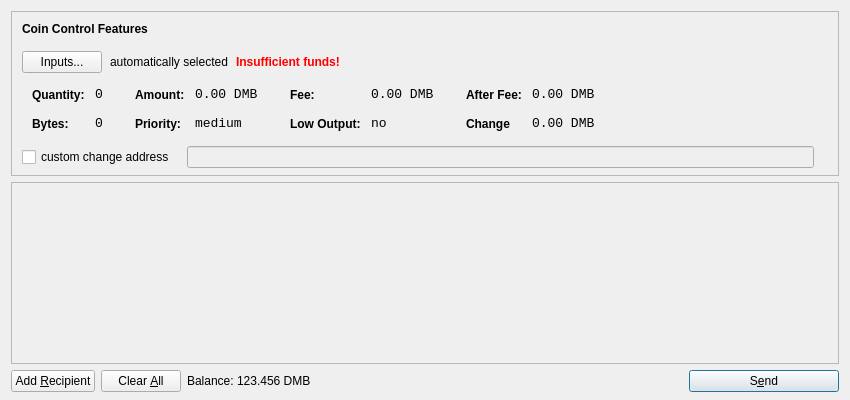
<?xml version="1.0" encoding="UTF-8"?>
<ui version="4.0">
 <class>SendCoinsDialog</class>
 <widget class="QDialog" name="SendCoinsDialog">
  <property name="geometry">
   <rect>
    <x>0</x>
    <y>0</y>
    <width>850</width>
    <height>400</height>
   </rect>
  </property>
  <property name="windowTitle">
   <string>Send Coins</string>
  </property>
  <layout class="QVBoxLayout" name="verticalLayout" stretch="0,1,0">
   <property name="bottomMargin">
    <number>8</number>
   </property>
   <item>
    <widget class="QFrame" name="frameCoinControl">
     <property name="sizePolicy">
      <sizepolicy hsizetype="Expanding" vsizetype="Expanding">
       <horstretch>0</horstretch>
       <verstretch>0</verstretch>
      </sizepolicy>
     </property>
     <property name="maximumSize">
      <size>
       <width>16777215</width>
       <height>16777215</height>
      </size>
     </property>
     <property name="frameShape">
      <enum>QFrame::StyledPanel</enum>
     </property>
     <property name="frameShadow">
      <enum>QFrame::Sunken</enum>
     </property>
     <layout class="QVBoxLayout" name="verticalLayoutCoinControl2">
      <property name="spacing">
       <number>-1</number>
      </property>
      <property name="leftMargin">
       <number>0</number>
      </property>
      <property name="topMargin">
       <number>0</number>
      </property>
      <property name="rightMargin">
       <number>0</number>
      </property>
      <property name="bottomMargin">
       <number>6</number>
      </property>
      <item>
       <layout class="QVBoxLayout" name="verticalLayoutCoinControl" stretch="0,0,0,0,1">
        <property name="spacing">
         <number>0</number>
        </property>
        <property name="leftMargin">
         <number>10</number>
        </property>
        <property name="topMargin">
         <number>10</number>
        </property>
        <item>
         <layout class="QHBoxLayout" name="horizontalLayoutCoinControl1">
          <property name="bottomMargin">
           <number>15</number>
          </property>
          <item>
           <widget class="QLabel" name="labelCoinControlFeatures">
            <property name="sizePolicy">
             <sizepolicy hsizetype="Preferred" vsizetype="Maximum">
              <horstretch>0</horstretch>
              <verstretch>0</verstretch>
             </sizepolicy>
            </property>
            <property name="font">
             <font>
              <weight>75</weight>
              <bold>true</bold>
             </font>
            </property>
            <property name="styleSheet">
             <string notr="true">font-weight:bold;</string>
            </property>
            <property name="text">
             <string>Coin Control Features</string>
            </property>
           </widget>
          </item>
         </layout>
        </item>
        <item>
         <layout class="QHBoxLayout" name="horizontalLayoutCoinControl2" stretch="0,0,0,0">
          <property name="spacing">
           <number>8</number>
          </property>
          <property name="bottomMargin">
           <number>10</number>
          </property>
          <item>
           <widget class="QPushButton" name="pushButtonCoinControl">
            <property name="styleSheet">
             <string notr="true"/>
            </property>
            <property name="text">
             <string>Inputs...</string>
            </property>
           </widget>
          </item>
          <item>
           <widget class="QLabel" name="labelCoinControlAutomaticallySelected">
            <property name="text">
             <string>automatically selected</string>
            </property>
            <property name="margin">
             <number>5</number>
            </property>
           </widget>
          </item>
          <item>
           <widget class="QLabel" name="labelCoinControlInsuffFunds">
            <property name="font">
             <font>
              <weight>75</weight>
              <bold>true</bold>
             </font>
            </property>
            <property name="styleSheet">
             <string notr="true">color:red;font-weight:bold;</string>
            </property>
            <property name="text">
             <string>Insufficient funds!</string>
            </property>
            <property name="margin">
             <number>5</number>
            </property>
           </widget>
          </item>
          <item>
           <spacer name="horizontalSpacerCoinControl">
            <property name="orientation">
             <enum>Qt::Horizontal</enum>
            </property>
            <property name="sizeHint" stdset="0">
             <size>
              <width>40</width>
              <height>1</height>
             </size>
            </property>
           </spacer>
          </item>
         </layout>
        </item>
        <item>
         <widget class="QWidget" name="widgetCoinControl" native="true">
          <property name="sizePolicy">
           <sizepolicy hsizetype="Preferred" vsizetype="Preferred">
            <horstretch>0</horstretch>
            <verstretch>0</verstretch>
           </sizepolicy>
          </property>
          <property name="minimumSize">
           <size>
            <width>0</width>
            <height>0</height>
           </size>
          </property>
          <property name="styleSheet">
           <string notr="true"/>
          </property>
          <layout class="QHBoxLayout" name="horizontalLayoutCoinControl5">
           <property name="margin">
            <number>0</number>
           </property>
           <item>
            <layout class="QHBoxLayout" name="horizontalLayoutCoinControl3" stretch="0,0,0,1">
             <property name="spacing">
              <number>20</number>
             </property>
             <property name="topMargin">
              <number>0</number>
             </property>
             <property name="bottomMargin">
              <number>10</number>
             </property>
             <item>
              <layout class="QFormLayout" name="formLayoutCoinControl1">
               <property name="horizontalSpacing">
                <number>10</number>
               </property>
               <property name="verticalSpacing">
                <number>14</number>
               </property>
               <property name="leftMargin">
                <number>10</number>
               </property>
               <property name="topMargin">
                <number>4</number>
               </property>
               <property name="rightMargin">
                <number>6</number>
               </property>
               <item row="0" column="0">
                <widget class="QLabel" name="labelCoinControlQuantityText">
                 <property name="styleSheet">
                  <string notr="true">font-weight:bold;</string>
                 </property>
                 <property name="text">
                  <string>Quantity:</string>
                 </property>
                 <property name="margin">
                  <number>0</number>
                 </property>
                </widget>
               </item>
               <item row="0" column="1">
                <widget class="QLabel" name="labelCoinControlQuantity">
                 <property name="font">
                  <font>
                   <family>Monospace</family>
                   <pointsize>10</pointsize>
                  </font>
                 </property>
                 <property name="cursor">
                  <cursorShape>IBeamCursor</cursorShape>
                 </property>
                 <property name="contextMenuPolicy">
                  <enum>Qt::ActionsContextMenu</enum>
                 </property>
                 <property name="text">
                  <string>0</string>
                 </property>
                 <property name="margin">
                  <number>0</number>
                 </property>
                 <property name="textInteractionFlags">
                  <set>Qt::LinksAccessibleByMouse|Qt::TextSelectableByKeyboard|Qt::TextSelectableByMouse</set>
                 </property>
                </widget>
               </item>
               <item row="1" column="0">
                <widget class="QLabel" name="labelCoinControlBytesText">
                 <property name="styleSheet">
                  <string notr="true">font-weight:bold;</string>
                 </property>
                 <property name="text">
                  <string>Bytes:</string>
                 </property>
                </widget>
               </item>
               <item row="1" column="1">
                <widget class="QLabel" name="labelCoinControlBytes">
                 <property name="font">
                  <font>
                   <family>Monospace</family>
                   <pointsize>10</pointsize>
                  </font>
                 </property>
                 <property name="cursor">
                  <cursorShape>IBeamCursor</cursorShape>
                 </property>
                 <property name="contextMenuPolicy">
                  <enum>Qt::ActionsContextMenu</enum>
                 </property>
                 <property name="text">
                  <string>0</string>
                 </property>
                 <property name="textInteractionFlags">
                  <set>Qt::LinksAccessibleByMouse|Qt::TextSelectableByKeyboard|Qt::TextSelectableByMouse</set>
                 </property>
                </widget>
               </item>
              </layout>
             </item>
             <item>
              <layout class="QFormLayout" name="formLayoutCoinControl2">
               <property name="horizontalSpacing">
                <number>10</number>
               </property>
               <property name="verticalSpacing">
                <number>14</number>
               </property>
               <property name="leftMargin">
                <number>6</number>
               </property>
               <property name="topMargin">
                <number>4</number>
               </property>
               <property name="rightMargin">
                <number>6</number>
               </property>
               <item row="0" column="0">
                <widget class="QLabel" name="labelCoinControlAmountText">
                 <property name="styleSheet">
                  <string notr="true">font-weight:bold;</string>
                 </property>
                 <property name="text">
                  <string>Amount:</string>
                 </property>
                 <property name="margin">
                  <number>0</number>
                 </property>
                </widget>
               </item>
               <item row="0" column="1">
                <widget class="QLabel" name="labelCoinControlAmount">
                 <property name="font">
                  <font>
                   <family>Monospace</family>
                   <pointsize>10</pointsize>
                  </font>
                 </property>
                 <property name="cursor">
                  <cursorShape>IBeamCursor</cursorShape>
                 </property>
                 <property name="contextMenuPolicy">
                  <enum>Qt::ActionsContextMenu</enum>
                 </property>
                 <property name="text">
                  <string>0.00 DMB</string>
                 </property>
                 <property name="textInteractionFlags">
                  <set>Qt::LinksAccessibleByMouse|Qt::TextSelectableByKeyboard|Qt::TextSelectableByMouse</set>
                 </property>
                </widget>
               </item>
               <item row="1" column="0">
                <widget class="QLabel" name="labelCoinControlPriorityText">
                 <property name="styleSheet">
                  <string notr="true">font-weight:bold;</string>
                 </property>
                 <property name="text">
                  <string>Priority:</string>
                 </property>
                </widget>
               </item>
               <item row="1" column="1">
                <widget class="QLabel" name="labelCoinControlPriority">
                 <property name="font">
                  <font>
                   <family>Monospace</family>
                   <pointsize>10</pointsize>
                  </font>
                 </property>
                 <property name="cursor">
                  <cursorShape>IBeamCursor</cursorShape>
                 </property>
                 <property name="contextMenuPolicy">
                  <enum>Qt::ActionsContextMenu</enum>
                 </property>
                 <property name="text">
                  <string>medium</string>
                 </property>
                 <property name="textInteractionFlags">
                  <set>Qt::LinksAccessibleByMouse|Qt::TextSelectableByKeyboard|Qt::TextSelectableByMouse</set>
                 </property>
                </widget>
               </item>
              </layout>
             </item>
             <item>
              <layout class="QFormLayout" name="formLayoutCoinControl3">
               <property name="horizontalSpacing">
                <number>10</number>
               </property>
               <property name="verticalSpacing">
                <number>14</number>
               </property>
               <property name="leftMargin">
                <number>6</number>
               </property>
               <property name="topMargin">
                <number>4</number>
               </property>
               <property name="rightMargin">
                <number>6</number>
               </property>
               <item row="0" column="0">
                <widget class="QLabel" name="labelCoinControlFeeText">
                 <property name="styleSheet">
                  <string notr="true">font-weight:bold;</string>
                 </property>
                 <property name="text">
                  <string>Fee:</string>
                 </property>
                 <property name="margin">
                  <number>0</number>
                 </property>
                </widget>
               </item>
               <item row="0" column="1">
                <widget class="QLabel" name="labelCoinControlFee">
                 <property name="font">
                  <font>
                   <family>Monospace</family>
                   <pointsize>10</pointsize>
                  </font>
                 </property>
                 <property name="cursor">
                  <cursorShape>IBeamCursor</cursorShape>
                 </property>
                 <property name="contextMenuPolicy">
                  <enum>Qt::ActionsContextMenu</enum>
                 </property>
                 <property name="text">
                  <string>0.00 DMB</string>
                 </property>
                 <property name="textInteractionFlags">
                  <set>Qt::LinksAccessibleByMouse|Qt::TextSelectableByKeyboard|Qt::TextSelectableByMouse</set>
                 </property>
                </widget>
               </item>
               <item row="1" column="0">
                <widget class="QLabel" name="labelCoinControlLowOutputText">
                 <property name="styleSheet">
                  <string notr="true">font-weight:bold;</string>
                 </property>
                 <property name="text">
                  <string>Low Output:</string>
                 </property>
                </widget>
               </item>
               <item row="1" column="1">
                <widget class="QLabel" name="labelCoinControlLowOutput">
                 <property name="font">
                  <font>
                   <family>Monospace</family>
                   <pointsize>10</pointsize>
                  </font>
                 </property>
                 <property name="cursor">
                  <cursorShape>IBeamCursor</cursorShape>
                 </property>
                 <property name="contextMenuPolicy">
                  <enum>Qt::ActionsContextMenu</enum>
                 </property>
                 <property name="text">
                  <string>no</string>
                 </property>
                 <property name="textInteractionFlags">
                  <set>Qt::LinksAccessibleByMouse|Qt::TextSelectableByKeyboard|Qt::TextSelectableByMouse</set>
                 </property>
                </widget>
               </item>
              </layout>
             </item>
             <item>
              <layout class="QFormLayout" name="formLayoutCoinControl4">
               <property name="horizontalSpacing">
                <number>10</number>
               </property>
               <property name="verticalSpacing">
                <number>14</number>
               </property>
               <property name="leftMargin">
                <number>6</number>
               </property>
               <property name="topMargin">
                <number>4</number>
               </property>
               <property name="rightMargin">
                <number>6</number>
               </property>
               <item row="0" column="0">
                <widget class="QLabel" name="labelCoinControlAfterFeeText">
                 <property name="styleSheet">
                  <string notr="true">font-weight:bold;</string>
                 </property>
                 <property name="text">
                  <string>After Fee:</string>
                 </property>
                 <property name="margin">
                  <number>0</number>
                 </property>
                </widget>
               </item>
               <item row="0" column="1">
                <widget class="QLabel" name="labelCoinControlAfterFee">
                 <property name="font">
                  <font>
                   <family>Monospace</family>
                   <pointsize>10</pointsize>
                  </font>
                 </property>
                 <property name="cursor">
                  <cursorShape>IBeamCursor</cursorShape>
                 </property>
                 <property name="contextMenuPolicy">
                  <enum>Qt::ActionsContextMenu</enum>
                 </property>
                 <property name="text">
                  <string>0.00 DMB</string>
                 </property>
                 <property name="textInteractionFlags">
                  <set>Qt::LinksAccessibleByMouse|Qt::TextSelectableByKeyboard|Qt::TextSelectableByMouse</set>
                 </property>
                </widget>
               </item>
               <item row="1" column="0">
                <widget class="QLabel" name="labelCoinControlChangeText">
                 <property name="styleSheet">
                  <string notr="true">font-weight:bold;</string>
                 </property>
                 <property name="text">
                  <string>Change</string>
                 </property>
                </widget>
               </item>
               <item row="1" column="1">
                <widget class="QLabel" name="labelCoinControlChange">
                 <property name="font">
                  <font>
                   <family>Monospace</family>
                   <pointsize>10</pointsize>
                  </font>
                 </property>
                 <property name="cursor">
                  <cursorShape>IBeamCursor</cursorShape>
                 </property>
                 <property name="contextMenuPolicy">
                  <enum>Qt::ActionsContextMenu</enum>
                 </property>
                 <property name="text">
                  <string>0.00 DMB</string>
                 </property>
                 <property name="textInteractionFlags">
                  <set>Qt::LinksAccessibleByMouse|Qt::TextSelectableByKeyboard|Qt::TextSelectableByMouse</set>
                 </property>
                </widget>
               </item>
              </layout>
             </item>
            </layout>
           </item>
          </layout>
         </widget>
        </item>
        <item>
         <layout class="QHBoxLayout" name="horizontalLayoutCoinControl4" stretch="0,0,0">
          <property name="spacing">
           <number>12</number>
          </property>
          <property name="sizeConstraint">
           <enum>QLayout::SetDefaultConstraint</enum>
          </property>
          <property name="topMargin">
           <number>5</number>
          </property>
          <property name="rightMargin">
           <number>5</number>
          </property>
          <item>
           <widget class="QCheckBox" name="checkBoxCoinControlChange">
            <property name="text">
             <string>custom change address</string>
            </property>
           </widget>
          </item>
          <item>
           <widget class="QLineEdit" name="lineEditCoinControlChange">
            <property name="enabled">
             <bool>false</bool>
            </property>
            <property name="sizePolicy">
             <sizepolicy hsizetype="Expanding" vsizetype="Fixed">
              <horstretch>0</horstretch>
              <verstretch>0</verstretch>
             </sizepolicy>
            </property>
           </widget>
          </item>
          <item>
           <widget class="QLabel" name="labelCoinControlChangeLabel">
            <property name="sizePolicy">
             <sizepolicy hsizetype="Preferred" vsizetype="Expanding">
              <horstretch>0</horstretch>
              <verstretch>0</verstretch>
             </sizepolicy>
            </property>
            <property name="minimumSize">
             <size>
              <width>0</width>
              <height>0</height>
             </size>
            </property>
            <property name="text">
             <string/>
            </property>
            <property name="margin">
             <number>3</number>
            </property>
           </widget>
          </item>
         </layout>
        </item>
        <item>
         <spacer name="verticalSpacerCoinControl">
          <property name="orientation">
           <enum>Qt::Vertical</enum>
          </property>
          <property name="sizeHint" stdset="0">
           <size>
            <width>800</width>
            <height>1</height>
           </size>
          </property>
         </spacer>
        </item>
       </layout>
      </item>
     </layout>
    </widget>
   </item>
   <item>
    <widget class="QScrollArea" name="scrollArea">
     <property name="widgetResizable">
      <bool>true</bool>
     </property>
     <widget class="QWidget" name="scrollAreaWidgetContents">
      <property name="geometry">
       <rect>
        <x>0</x>
        <y>0</y>
        <width>830</width>
        <height>165</height>
       </rect>
      </property>
      <layout class="QVBoxLayout" name="verticalLayout_2">
       <property name="margin">
        <number>0</number>
       </property>
       <item>
        <layout class="QVBoxLayout" name="entries">
         <property name="spacing">
          <number>6</number>
         </property>
        </layout>
       </item>
       <item>
        <spacer name="verticalSpacer">
         <property name="orientation">
          <enum>Qt::Vertical</enum>
         </property>
         <property name="sizeHint" stdset="0">
          <size>
           <width>20</width>
           <height>40</height>
          </size>
         </property>
        </spacer>
       </item>
      </layout>
     </widget>
    </widget>
   </item>
   <item>
    <layout class="QHBoxLayout" name="horizontalLayout">
     <item>
      <widget class="QPushButton" name="addButton">
       <property name="toolTip">
        <string>Send to multiple recipients at once</string>
       </property>
       <property name="text">
        <string>Add &amp;Recipient</string>
       </property>
       <property name="icon">
        <iconset resource="../bitcoin.qrc">
         <normaloff>:/icons/add</normaloff>:/icons/add</iconset>
       </property>
       <property name="autoDefault">
        <bool>false</bool>
       </property>
      </widget>
     </item>
     <item>
      <widget class="QPushButton" name="clearButton">
       <property name="sizePolicy">
        <sizepolicy hsizetype="Minimum" vsizetype="Fixed">
         <horstretch>0</horstretch>
         <verstretch>0</verstretch>
        </sizepolicy>
       </property>
       <property name="toolTip">
        <string>Remove all transaction fields</string>
       </property>
       <property name="text">
        <string>Clear &amp;All</string>
       </property>
       <property name="icon">
        <iconset resource="../bitcoin.qrc">
         <normaloff>:/icons/remove</normaloff>:/icons/remove</iconset>
       </property>
       <property name="autoRepeatDelay">
        <number>300</number>
       </property>
       <property name="autoDefault">
        <bool>false</bool>
       </property>
      </widget>
     </item>
     <item>
      <layout class="QHBoxLayout" name="horizontalLayout_2">
       <property name="spacing">
        <number>3</number>
       </property>
       <item>
        <widget class="QLabel" name="label">
         <property name="sizePolicy">
          <sizepolicy hsizetype="Preferred" vsizetype="Fixed">
           <horstretch>0</horstretch>
           <verstretch>0</verstretch>
          </sizepolicy>
         </property>
         <property name="text">
          <string>Balance:</string>
         </property>
        </widget>
       </item>
       <item>
        <widget class="QLabel" name="labelBalance">
         <property name="sizePolicy">
          <sizepolicy hsizetype="Preferred" vsizetype="Fixed">
           <horstretch>0</horstretch>
           <verstretch>0</verstretch>
          </sizepolicy>
         </property>
         <property name="cursor">
          <cursorShape>IBeamCursor</cursorShape>
         </property>
         <property name="text">
          <string>123.456 DMB</string>
         </property>
         <property name="textInteractionFlags">
          <set>Qt::LinksAccessibleByMouse|Qt::TextSelectableByKeyboard|Qt::TextSelectableByMouse</set>
         </property>
        </widget>
       </item>
      </layout>
     </item>
     <item>
      <spacer name="horizontalSpacer">
       <property name="orientation">
        <enum>Qt::Horizontal</enum>
       </property>
       <property name="sizeHint" stdset="0">
        <size>
         <width>40</width>
         <height>20</height>
        </size>
       </property>
      </spacer>
     </item>
     <item>
      <widget class="QPushButton" name="sendButton">
       <property name="minimumSize">
        <size>
         <width>150</width>
         <height>0</height>
        </size>
       </property>
       <property name="toolTip">
        <string>Confirm the send action</string>
       </property>
       <property name="text">
        <string>S&amp;end</string>
       </property>
       <property name="icon">
        <iconset resource="../bitcoin.qrc">
         <normaloff>:/icons/send</normaloff>:/icons/send</iconset>
       </property>
       <property name="default">
        <bool>true</bool>
       </property>
      </widget>
     </item>
    </layout>
   </item>
  </layout>
 </widget>
 <resources>
  <include location="../bitcoin.qrc"/>
 </resources>
 <connections/>
</ui>
